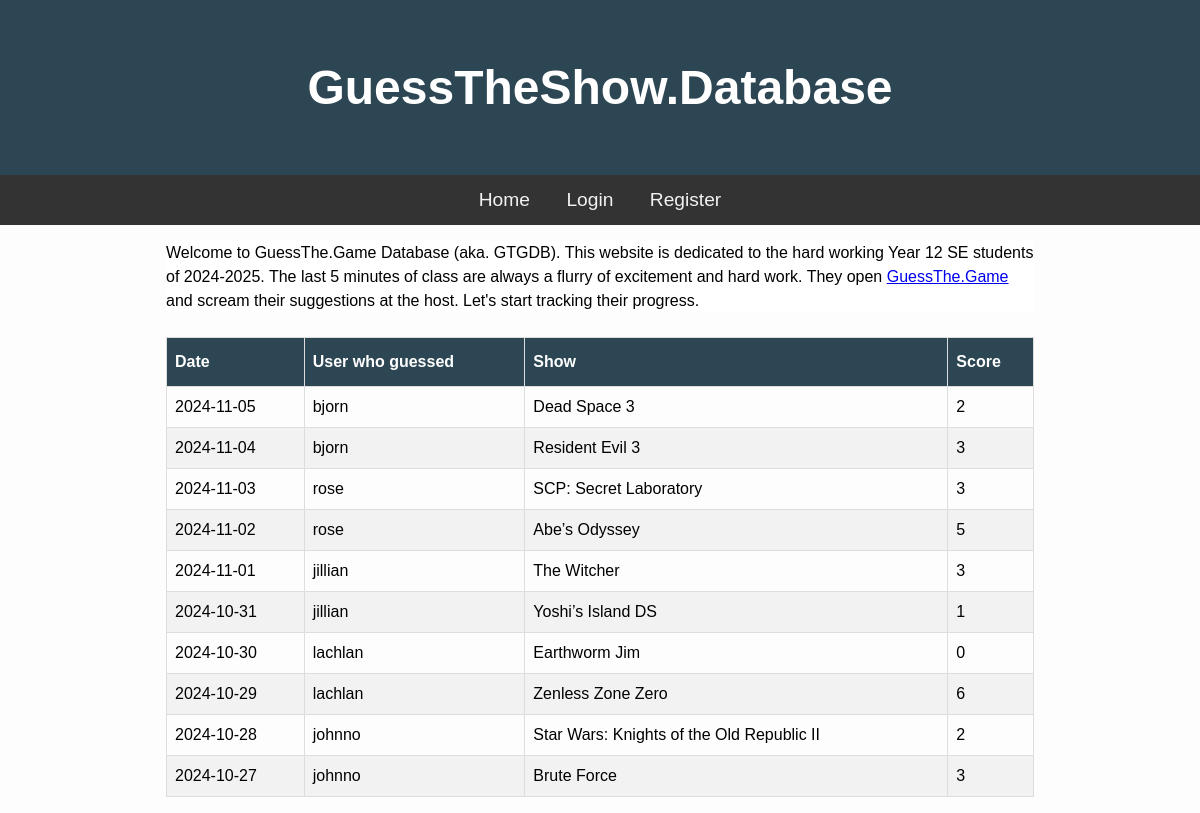
The page / on the database its author committed.
### tables this page shows
CREATE TABLE Guesses (id INTEGER PRIMARY KEY AUTOINCREMENT, user_id INTEGER, date TEXT NOT NULL, score INTEGER, "show" TEXT NOT NULL);

CREATE TABLE Users (id INTEGER PRIMARY KEY AUTOINCREMENT, username TEXT UNIQUE NOT NULL, password NOT NULL);

### main.py (the view)
@app.route("/")
def Home():
    guessData = db.GetAllGuesses() # Note: the new line
    return render_template("index1.html", guesses=guessData) #Note: passing data

### db.py (called while the page is built)
def GetDB():
    db = sqlite3.connect("C:\\Users\\hhmin\\OneDrive\\Documents\\GTGD8\\github\\.database\\gtg.db")
    db.row_factory = sqlite3.Row
    return db

def GetAllGuesses():
    db = GetDB()
    guesses = db.execute("""SELECT Guesses.date, Guesses.show
                         , Guesses.score, Users.username
                            FROM Guesses JOIN Users ON Guesses.user_id = Users.id
                            ORDER BY date DESC""").fetchall()
    db.close()
    return guesses

### templates/index1.html (shortened to what this page needs)
{% extends "base.html" %}
{% block content %}
<div class="container">
    <p>Welcome to GuessThe.Game Database (aka. GTGDB). This website is dedicated to the hard working Year 12 SE students of 2024-2025. The last 5 minutes of class are always a flurry of excitement and hard work. They open <a href="https://guessthe.game/">GuessThe.Game</a> and scream their suggestions at the host. Let's start tracking their progress.</p>
</div>
<br>
<table class="guess_table">
    <thead>
        <th>Date</th>
        <th>User who guessed</th>
        <th>Show</th>
        <th>Score</th>
    </thead>
    <tbody>
        {% for guess in guesses %}
        <tr>
            <td>{{ guess['date'] }}</td>
            <td>{{ guess['username'] }}</td>
            <td>{{ guess['show'] }}</td>
            <td>{{ guess['score'] }}</td>
        </tr>
        {% endfor %}
    </tbody>
</table>
{% endblock %}

### templates/base.html (shortened to what this page needs)
<!DOCTYPE html>
<html lang="en">
<head>
    <link rel="stylesheet" href="static/css/style.css" />
</head>
<body>
    <h1 class="banner">GuessTheShow.Database</h1>
    <nav>
        <a href="/">Home</a>
        {% if not session['username'] %}
            <a href="/login">Login</a>
            <a href="/register">Register</a>
        {% else %}
            <a href="/logout">Logout</a>
        {% endif %}
    </nav>
    <main>
        {% block content %}
        {% endblock %}
    </main>
</body>
</html>

### static/css/style.css (style rules this page uses)
* { padding: 0; margin: 0; box-sizing: border-box; }
body { background: #fdfdfd; font-family: "Nunito", sans-serif; font-size: 1rem; }
main { max-width: 900px; margin: auto; padding: 1rem; line-height: 1.5; }
.banner { padding: 60px; text-align: center; background: #2D4654; color: white; font-size: 3em; }
nav { overflow: hidden; background-color: #333; text-align: center; }
nav a { display: inline-block; color: #f2f2f2; padding: 14px 16px; text-decoration: none; font-size: 1.2em; }
.container { background-color: white; }
.guess_table { font-family: Arial, Helvetica, sans-serif; border-collapse: collapse; width: 100%; }
.guess_table td, .guess_table th { border: 1px solid #ddd; padding: 8px; }
.guess_table tr:nth-child(even) { background-color: #f2f2f2; }
.guess_table th { padding-top: 12px; padding-bottom: 12px; text-align: left; background-color: #2D4654; color: white; }

### rows shown on the page
Guesses: date "2024-11-05", username "bjorn", show "Dead Space 3", score "2"
Guesses: date "2024-11-04", username "bjorn", show "Resident Evil 3", score "3"
Guesses: date "2024-11-03", username "rose", show "SCP: Secret Laboratory", score "3"
Guesses: date "2024-11-02", username "rose", show "Abe’s Odyssey", score "5"
Guesses: date "2024-11-01", username "jillian", show "The Witcher", score "3"
Guesses: date "2024-10-31", username "jillian", show "Yoshi’s Island DS", score "1"
Guesses: date "2024-10-30", username "lachlan", show "Earthworm Jim", score "0"
Guesses: date "2024-10-29", username "lachlan", show "Zenless Zone Zero", score "6"
Guesses: date "2024-10-28", username "johnno", show "Star Wars: Knights of the Old Republic II", score "2"
Guesses: date "2024-10-27", username "johnno", show "Brute Force", score "3"
